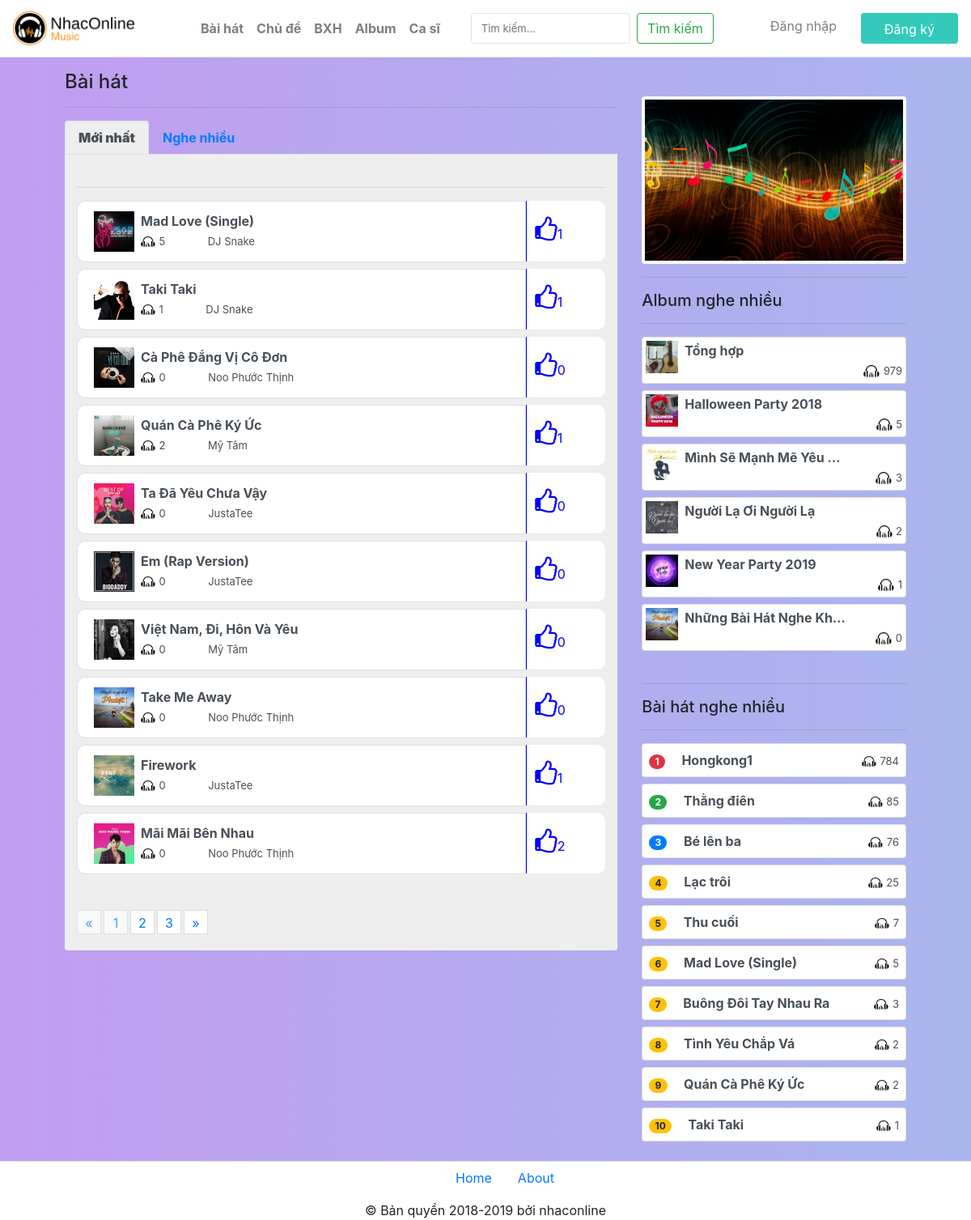
Screenshot of /Sources/baihat.php with the database file from the repository.
### tables this page shows
CREATE TABLE `album` (
  `id` int(100) NOT NULL,
  `tenalbum` varchar(100) NOT NULL,
  `image` varchar(100) NOT NULL
);

### Sources/php/menuright.php (the view, shortened to what this page needs)
<div class="w-100 mt-5 p-1 bg-light rounded"><img class="w-100" src="./image/score.jpg" alt="Ảnh"></div>
    <hr>
    <div class="text-md-left mt-3">
            <h5>Album nghe nhiều</h5>
        </div><hr>
    <div class="list-group">
        <ul id="listbaihat" class="p-0" style="list-style:none;">
            <?php require('./php/connect.php');
            $sql = "SELECT a.id,a.tenalbum,a.image, SUM(vb.luotnghe) AS tongluotnghe FROM album a INNER JOIN v_baihat vb ON a.id = vb.idalbum GROUP BY a.id ORDER BY (tongluotnghe) DESC" ;
            $result = mysqli_query($con,$sql);
            while($row = mysqli_fetch_assoc($result)){
                $tenalbum = $row['tenalbum'];
                $anh = $row['image'];
                $luotnghe = $row['tongluotnghe'];
                echo '<a href="./p_album.php?id='.$row['id'].'" class="list-group-item list-group-item-action flex-column align-items-start mb-2 p-1 rounded">
                    <span>
                        <img class="float-md-left mr-2" src="./'.$anh.'" width="40px">
                    </span>
                    <div class="item_title">'.$tenalbum.'</div>
                    <div class="box_items text-right">
                        <span class="item_span">
                            <img src="./image/views.png" width="20px">
                            <span style="font-size:13px;">'.$luotnghe.'</span>
                        </span>
                    </div>
                </a>';
            }
            ?>
        </ul>
    </div>
    <hr>
<div class="text-md-left">
    <h5>Bài hát nghe nhiều</h5>
</div><hr>
<div class="list-group">
    <?php
        require('./php/connect.php');
        $sql = "SELECT * FROM v_baihat ORDER BY luotnghe DESC";
        $result = mysqli_query($con,$sql);
        $i=1;
        while(($row = mysqli_fetch_assoc($result)) && ($i<=10)){
            $tenbaihat = $row['tenbaihat'];
            $luotnghe = $row['luotnghe'];
            $cl='';
        switch ($i) {
            case 1:
                $cl='danger';
                break;
            case 2:
                $cl='success';
                break;
            case 3:
                $cl='primary';
                break;
            default:
                $cl='warning';
                break;
        }
        echo '<a href="./playnhac.php?id='.$row['id'].'" class="list-group-item list-group-item-action flex-column align-items-start mb-2 p-2 rounded">
                <span class="badge badge-pill badge-'.$cl.'">'.$i.'</span>
                <span class="ml-3 rg">'.$tenbaihat.'</span>
                <span class="item_span float-right">
                    <img src="./image/views.png" width="18px">
                    <span style="font-size:13px;">'.$luotnghe.'</span>
                </span>
            </a>';
        $i++;
        }
    ?>
</div>

### Sources/css/fixbody.css (style rules this page uses)
body { background: linear-gradient(to left, #a9b6ee, #c19df0); }

### Sources/php/menuright.php (style rules this page uses)
.rg { width: 200px; overflow: hidden; white-space: nowrap; text-overflow: ellipsis; font-weight:bold; }

### rows the page displays
album: image (picture), tenalbum "Tổng hợp", luotnghe "979"
album: image (picture), tenalbum "Halloween Party 2018", luotnghe "5"
album: image (picture), tenalbum "Mình Sẽ Mạnh Mẽ Yêu…", luotnghe "3"
album: image (picture), tenalbum "Người Lạ Ơi Người Lạ", luotnghe "2"
album: image (picture), tenalbum "New Year Party 2019", luotnghe "1"
album: image (picture), tenalbum "Những Bài Hát Nghe Kh…", luotnghe "0"

### other values shown
$tenbaihat "Mad Love (Single)"
$luotnghe "5"
$casi "DJ Snake"
$row[likes] "1"
$tenbaihat "Taki Taki"
$luotnghe "1"
$tenbaihat "Cà Phê Đắng Vị Cô Đơn"
$luotnghe "0"
$casi "Noo Phước Thịnh"
$row[likes] "0"
$tenbaihat "Quán Cà Phê Ký Ức"
$luotnghe "2"
$casi "Mỹ Tâm"
$tenbaihat "Ta Đã Yêu Chưa Vậy"
$casi "JustaTee"
